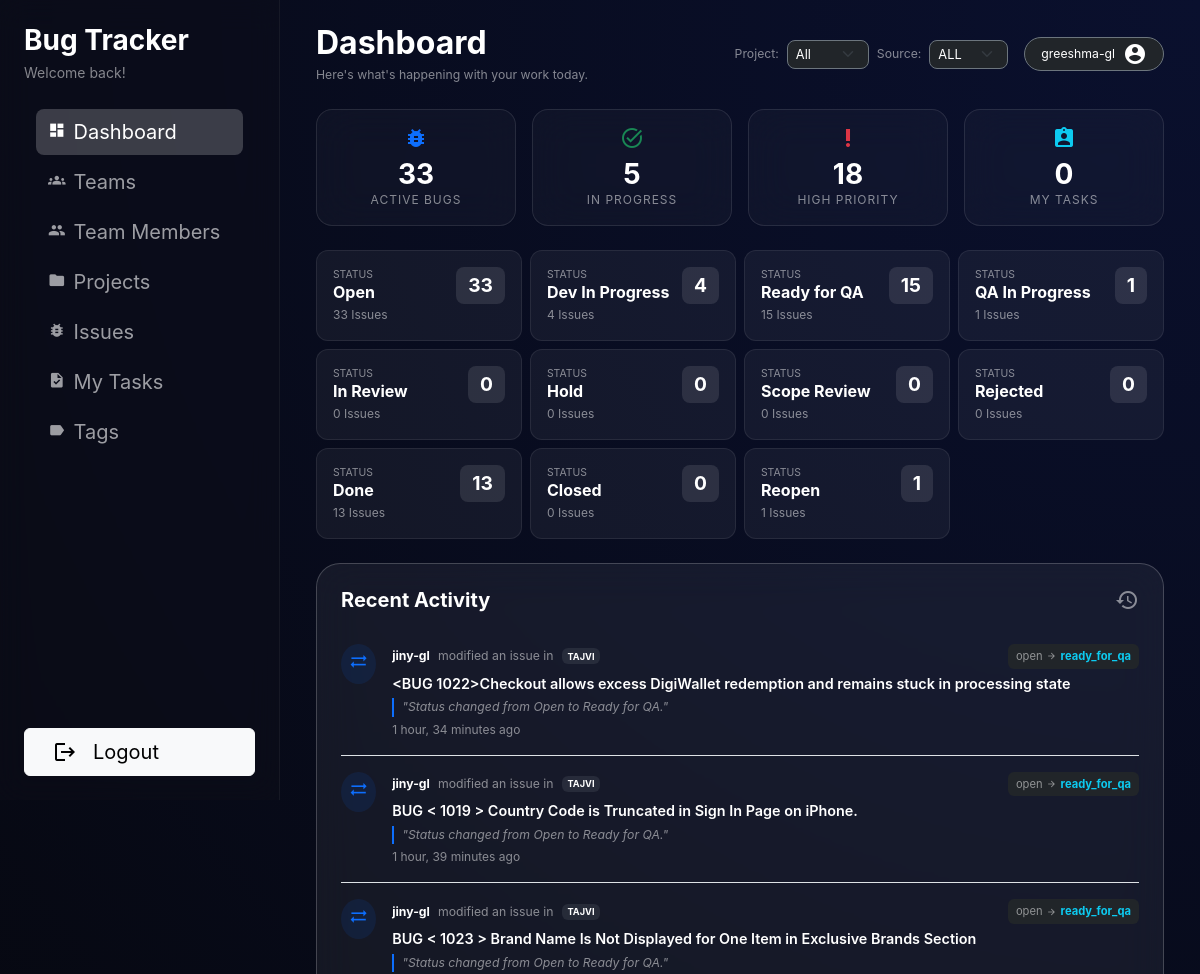
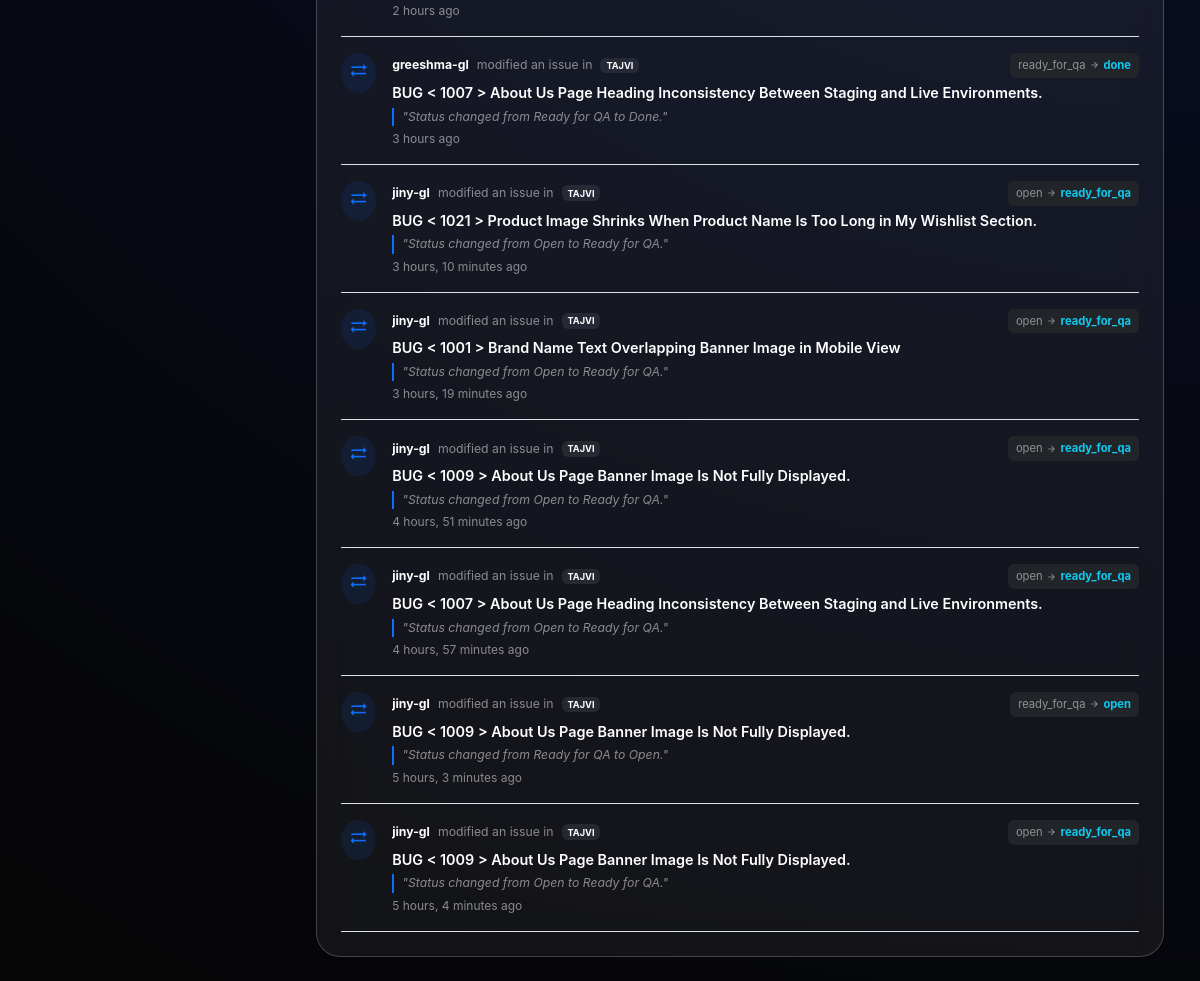
The page /dashboard/ (signed in) on the database its author committed (2 pictures, top to bottom).
### users/models.py (models this page shows)
class User(AbstractUser):
    pass

### issues/models.py (models this page shows, shortened)
class IssueRemarkLog(models.Model):
    issue = models.ForeignKey(
        Issue,
        on_delete=models.CASCADE,
        related_name='remark_logs',
    )
    author = models.ForeignKey(
        settings.AUTH_USER_MODEL,
        on_delete=models.SET_NULL,
        null=True,
        blank=True,
        related_name='issue_remark_logs',
    )
    from_status = models.CharField(
        max_length=20,
        blank=True,
    )
    to_status = models.CharField(
        max_length=20,
        blank=True,
    )
    remark = models.TextField(blank=True)
    qa_note = models.TextField(blank=True)
    created_at = models.DateTimeField(auto_now_add=True)
    class Meta:
        ordering = ['-created_at']

class Issue(models.Model):
    project = models.ForeignKey(
        Project,
        on_delete=models.CASCADE,
        related_name='issues',
    )
    title = models.CharField(max_length=255)
    description = models.TextField(blank=True)
    issue_type = models.CharField(
        max_length=20,
        choices=IssueTypeChoices.choices,
        default=IssueTypeChoices.TASK,
    )
    drive_url = models.CharField(max_length=500,
        null=True,
        blank=True
        )
    reporter = models.ForeignKey(
        settings.AUTH_USER_MODEL,
        on_delete=models.SET_NULL,
        null=True,
        blank=True,
        related_name='reported_issues',
    )
    assignee = models.ForeignKey(
        settings.AUTH_USER_MODEL,
        on_delete=models.SET_NULL,
        null=True,
        blank=True,
        related_name='assigned_issues',
    )
    priority = models.CharField(
        max_length=20,
        choices=IssuePriorityChoices.choices,
        default=IssuePriorityChoices.MEDIUM,
    )
    environment = models.CharField(
        max_length=20,
        choices=IssueEnvironmentChoices.choices,
        default=IssueEnvironmentChoices.STAGING,
    )
    status = models.CharField(
        max_length=20,
        choices=IssueStatusChoices.choices,
        default=IssueStatusChoices.OPEN,
    )
    time_estimate_hours = models.DecimalField(
        max_digits=6,
        decimal_places=2,
        null=True,
        blank=True,
        help_text='Estimated effort in hours',
    )
    related_issue = models.ForeignKey(
        'self',
        on_delete=models.SET_NULL,
        null=True,
        blank=True,
        related_name='related_issues',
        help_text='Optional related or parent issue',
        limit_choices_to={'issue_type': IssueTypeChoices.TASK},  # optional extra safety
    )
    tags = models.ManyToManyField(
        'Tag',
        related_name='issues',
        blank=True,
        help_text='Tags used to classify this issue',
    )
    remarks = models.TextField(blank=True)
    qa_note = models.TextField(blank=True)
    image_1 = CloudinaryField('image', null=True, blank=True)
    image_2 = CloudinaryField('image', null=True, blank=True)
    image_3 = CloudinaryField('image', null=True, blank=True)
    image_4 = CloudinaryField('image', null=True, blank=True)
    created_by = models.ForeignKey(
        settings.AUTH_USER_MODEL,
        on_delete=models.SET_NULL,
        null=True,
        blank=True,
        related_name='created_issues',
    )
    created_at = models.DateTimeField(auto_now_add=True)
    updated_at = models.DateTimeField(auto_now=True)
    class Meta:
        ordering = ['-created_at']

class Project(models.Model):
    name = models.CharField(max_length=255)
    code = models.CharField(max_length=50, unique=True)
    description = models.TextField(blank=True)
    owner = models.ForeignKey(
        settings.AUTH_USER_MODEL,
        on_delete=models.SET_NULL,
        null=True,
        blank=True,
        related_name='owned_projects',
    )
    team = models.ForeignKey(
        'users.Team',  # change this string if your Team model lives elsewhere
        on_delete=models.SET_NULL,
        null=True,
        blank=True,
        related_name='projects',
    )
    is_active = models.BooleanField(default=True)
    created_by = models.ForeignKey(
        settings.AUTH_USER_MODEL,
        on_delete=models.SET_NULL,
        null=True,
        blank=True,
        related_name='created_projects',
    )
    created_at = models.DateTimeField(auto_now_add=True)
    updated_at = models.DateTimeField(auto_now=True)
    class Meta:
        ordering = ['name']

### users/views.py (the view)
# urls.py: path('dashboard/', DashboardView.as_view(), name='dashboard'),
class DashboardView(LoginRequiredMixin, TemplateView):
    template_name = 'users/dashboard.html'
    def get_context_data(self, **kwargs):
        context = super().get_context_data(**kwargs)
        project_id = self.request.GET.get('project')
        source = self.request.GET.get('source', 'ALL')
        context['projects'] = Project.objects.all()
        context['selected_project_id'] = project_id
        context['selected_source'] = source
        if project_id:
            issues_qs = Issue.objects.filter(project_id=project_id)
            recent_activities_qs = IssueRemarkLog.objects.select_related('issue', 'author').filter(
                issue__project_id=project_id,
            )
        else:
            issues_qs = Issue.objects.all()
            recent_activities_qs = IssueRemarkLog.objects.select_related('issue', 'author').all()
        if source == 'MINE':
            issues_qs = issues_qs.filter(assignee=self.request.user)
            recent_activities_qs = recent_activities_qs.filter(issue__assignee=self.request.user)
        context['active_bugs'] = issues_qs.filter(
            status=IssueStatusChoices.OPEN,
        ).count()
        context['active_tasks'] = issues_qs.filter(
            models.Q(status=IssueStatusChoices.DEV_IN_PROGRESS) |
            models.Q(status=IssueStatusChoices.QA_IN_PROGRESS),
            assignee__isnull=False,
        ).count()
        context['high_priority_bugs'] = issues_qs.filter(
            status=IssueStatusChoices.OPEN,
            priority=IssuePriorityChoices.HIGH,
        ).count()
        context['my_open_issues'] = issues_qs.filter(
            status=IssueStatusChoices.OPEN,
            assignee=self.request.user,
        ).count()
        context['recent_activities'] = recent_activities_qs.order_by('-created_at')[:10]
        raw_status_stats = (
            issues_qs
            .values('status')
            .order_by('status')
            .annotate(count=Count('id'))
        )
        status_count_map = {item['status']: item['count'] for item in raw_status_stats}
        context['issue_status_stats'] = [
            {
                'value': choice.value,
                'label': choice.label,
                'count': status_count_map.get(choice.value, 0),
            }
            for choice in IssueStatusChoices
        ]
        context['IssueStatusChoices'] = IssueStatusChoices
        context['IssuePriorityChoices'] = IssuePriorityChoices
        context['IssueTypeChoices'] = IssueTypeChoices
        return context

### templates/users/dashboard.html (shortened to what this page needs)
{% extends "users/index.html" %}
{% block nav_dashboard_active %}active{% endblock %}
{% block dashboard_content %}
    <div class="row mb-4 align-items-center">
        <div class="col">
            <h2 class="text-white fw-bold mb-1">Dashboard</h2>
            <p class="text-white-50 small mb-0">Here's what's happening with your work today.</p>
        </div>
        <div class="col-auto d-flex align-items-center gap-2">
            <form method="get" class="d-flex align-items-center gap-2">
                <div class="d-flex align-items-center">
                    <label class="text-white-50 me-2 small mb-0">Project:</label>
                    <select name="project" class="form-select form-select-sm bg-dark text-white border-secondary" onchange="this.form.submit()">
                        <option value="">All</option>
                    </select>
                </div>
                <div class="d-flex align-items-center">
                    <label class="text-white-50 me-2 small mb-0">Source:</label>
                    <select name="source" class="form-select form-select-sm bg-dark text-white border-secondary" onchange="this.form.submit()">
                        <option value="ALL" {% if selected_source == 'ALL' %}selected{% endif %}>ALL</option>
                    </select>
                </div>
            </form>
            <div class="ms-2 d-none d-sm-inline-flex align-items-center bg-dark px-3 py-1 rounded-pill border border-secondary text-white small">
                <span class="me-2">{{ request.user.username }}</span>
                <span class="material-icons style-sm">account_circle</span>
            </div>
        </div>
    </div>
    <div class="row g-3 mb-4">
        <div class="col-6 col-lg-3">
            <a href="{% url 'issues:issue_list' %}?source={{ selected_source }}&project={{ selected_project_id|default:'' }}&status={{ IssueStatusChoices.OPEN.value }}" class="text-decoration-none">
                <div class="metric-card glass-card p-3 h-100 text-center text-white">
                    <span class="material-icons text-primary mb-2">bug_report</span>
                    <h3 class="fw-bold mb-0">{{ active_bugs }}</h3>
                    <p class="small mb-0 opacity-50 text-uppercase" style="letter-spacing: 1px;">Active Bugs</p>
                </div>
            </a>
        </div>
        <div class="col-6 col-lg-3">
            <a href="{% url 'issues:issue_list' %}?source={{ selected_source }}&project={{ selected_project_id|default:'' }}&status={{ IssueStatusChoices.IN_PROGRESS.value }}&issue_type={{ IssueTypeChoices.TASK.value }}" class="text-decoration-none">
                <div class="metric-card glass-card p-3 h-100 text-center text-white">
                    <span class="material-icons text-success mb-2">task_alt</span>
                    <h3 class="fw-bold mb-0">{{ active_tasks }}</h3>
                    <p class="small mb-0 opacity-50 text-uppercase" style="letter-spacing: 1px;">In Progress</p>
                </div>
            </a>
        </div>
        <div class="col-6 col-lg-3">
            <a href="{% url 'issues:issue_list' %}?source={{ selected_source }}&project={{ selected_project_id|default:'' }}&priority={{ IssuePriorityChoices.HIGH.value }}" class="text-decoration-none">
                <div class="metric-card glass-card p-3 h-100 text-center text-white">
                    <span class="material-icons text-danger mb-2">priority_high</span>
                    <h3 class="fw-bold mb-0">{{ high_priority_bugs }}</h3>
                    <p class="small mb-0 opacity-50 text-uppercase" style="letter-spacing: 1px;">High Priority</p>
                </div>
            </a>
        </div>
        <div class="col-6 col-lg-3">
            <a href="{% url 'issues:issue_list' %}?source={{ selected_source }}&project={{ selected_project_id|default:'' }}&assignee=me" class="text-decoration-none">
                <div class="metric-card glass-card p-3 h-100 text-center text-white">
                    <span class="material-icons text-info mb-2">assignment_ind</span>
                    <h3 class="fw-bold mb-0">{{ my_open_issues }}</h3>
                    <p class="small mb-0 opacity-50 text-uppercase" style="letter-spacing: 1px;">My Tasks</p>
                </div>
            </a>
        </div>
    </div>
    <div class="row g-2 mb-4">
        {% for row in issue_status_stats %}
            <div class="col-12 col-sm-6 col-md-4 col-lg-3">
                <a href="{% url 'issues:issue_list' %}?status={{ row.value }}&source={{ selected_source }}&project={{ selected_project_id|default:'' }}" class="text-decoration-none">
                    <div class="status-card p-3 h-100 text-white">
                        <div class="d-flex justify-content-between align-items-start">
                            <div>
                                <div class="text-white-50 small text-uppercase" style="font-size: 0.65rem;">Status</div>
                                <h6 class="fw-bold mb-1">{{ row.label }}</h6>
                                <div class="text-white-50" style="font-size: 0.75rem;">{{ row.count }} Issues</div>
                            </div>
                            <div class="status-badge-count">{{ row.count }}</div>
                        </div>
                    </div>
                </a>
            </div>
        {% endfor %}
    </div>
    <div class="glass-card p-4">
        <div class="d-flex justify-content-between align-items-center mb-3">
            <h5 class="text-white fw-bold mb-0">Recent Activity</h5>
            <span class="material-icons text-white-50">history</span>
        </div>
        {% if recent_activities %}
            <div class="list-group list-group-flush">
                {% for log in recent_activities %}
                    <div class="list-group-item bg-transparent border-bottom border-white-10 px-0 py-3">
                        <div class="d-flex align-items-start">
                            <div class="bg-primary rounded-circle p-2 me-3" style="--bs-bg-opacity: .1;">
                                <span class="material-icons text-primary" style="font-size: 1.2rem;">
                                </span>
                            </div>
                            <div class="flex-grow-1">
                                <div class="text-white-50 small mb-1 d-flex align-items-center flex-wrap gap-2">
                                    <span class="text-white fw-bold">{{ log.author.username }}</span>
                                    <span>modified an issue in</span>
                                    <span class="badge bg-secondary" style="--bs-bg-opacity: .2;">{{ log.issue.project.name }}</span>
                                    {% if log.from_status or log.to_status %}
                                        <div class="d-flex align-items-center ms-auto bg-dark px-2 py-1 rounded" style="font-size: 0.7rem;">
                                            <span class="text-white-50">{{ log.from_status|default:"New" }}</span>
                                            <span class="material-icons mx-1" style="font-size: 10px;">arrow_forward</span>
                                            <span class="text-info fw-bold">{{ log.to_status }}</span>
                                        </div>
                                    {% endif %}
                                </div>
                                <a href="{% url 'issues:issue_detail' log.issue.id %}?source={{ selected_source }}&project={{ selected_project_id|default:'' }}"
                                   class="text-white text-decoration-none activity-link fw-semibold d-block">
                                    {{ log.issue.title }}
                                </a>
                                {% if log.remark %}
                                    <div class="text-white-50 small fst-italic mt-1 border-start border-primary border-2 ps-2" style="--bs-text-opacity: .7;">
                                        "{{ log.remark|truncatechars:80 }}"
                                    </div>
                                {% endif %}
                                <div class="text-white-50 mt-1" style="font-size: 0.75rem;">
                                    {{ log.created_at|timesince }} ago
                                </div>
                            </div>
                        </div>
                    </div>
                {% endfor %}
            </div>
        {% else %}
            <div class="text-center py-4">
                <p class="text-white-50 mb-0 small">No activity recorded for this filter.</p>
            </div>
        {% endif %}
    </div>
{% endblock %}

### rows shown on the page
User: user.username "greeshma-gl"
IssueRemarkLog: author.username "jiny-gl", issue.project.name "TAJVI", from_status "open", to_status "ready_for_qa", issue "<BUG 1022>Checkout allows excess DigiWallet redemption and remains stuck in processing state", remark "Status changed from Open to Ready for QA.", created_at "1 hour, 34 minutes"
IssueRemarkLog: author.username "jiny-gl", issue.project.name "TAJVI", from_status "open", to_status "ready_for_qa", issue "BUG < 1019 > Country Code is Truncated in Sign In Page on iPhone.", remark "Status changed from Open to Ready for QA.", created_at "1 hour, 39 minutes"
IssueRemarkLog: author.username "jiny-gl", issue.project.name "TAJVI", from_status "open", to_status "ready_for_qa", issue "BUG < 1023 > Brand Name Is Not Displayed for One Item in Exclusive Brands Section", remark "Status changed from Open to Ready for QA.", created_at "2 hours"
IssueRemarkLog: author.username "greeshma-gl", issue.project.name "TAJVI", from_status "ready_for_qa", to_status "done", issue "BUG < 1007 > About Us Page Heading Inconsistency Between Staging and Live Environments.", remark "Status changed from Ready for QA to Done.", created_at "3 hours"
IssueRemarkLog: author.username "jiny-gl", issue.project.name "TAJVI", from_status "open", to_status "ready_for_qa", issue "BUG < 1021 > Product Image Shrinks When Product Name Is Too Long in My Wishlist Section.", remark "Status changed from Open to Ready for QA.", created_at "3 hours, 10 minutes"
IssueRemarkLog: author.username "jiny-gl", issue.project.name "TAJVI", from_status "open", to_status "ready_for_qa", issue "BUG < 1001 > Brand Name Text Overlapping Banner Image in Mobile View", remark "Status changed from Open to Ready for QA.", created_at "3 hours, 19 minutes"
IssueRemarkLog: author.username "jiny-gl", issue.project.name "TAJVI", from_status "open", to_status "ready_for_qa", issue "BUG < 1009 > About Us Page Banner Image Is Not Fully Displayed.", remark "Status changed from Open to Ready for QA.", created_at "4 hours, 51 minutes"
IssueRemarkLog: author.username "jiny-gl", issue.project.name "TAJVI", from_status "open", to_status "ready_for_qa", issue "BUG < 1007 > About Us Page Heading Inconsistency Between Staging and Live Environments.", remark "Status changed from Open to Ready for QA.", created_at "4 hours, 57 minutes"
IssueRemarkLog: author.username "jiny-gl", issue.project.name "TAJVI", from_status "ready_for_qa", to_status "open", issue "BUG < 1009 > About Us Page Banner Image Is Not Fully Displayed.", remark "Status changed from Ready for QA to Open.", created_at "5 hours, 3 minutes"
IssueRemarkLog: author.username "jiny-gl", issue.project.name "TAJVI", from_status "open", to_status "ready_for_qa", issue "BUG < 1009 > About Us Page Banner Image Is Not Fully Displayed.", remark "Status changed from Open to Ready for QA.", created_at "5 hours, 4 minutes"

### other values the page prints
{{ active_bugs }} "33"
{{ active_tasks }} "5"
{{ high_priority_bugs }} "18"
{{ my_open_issues }} "0"
{{ row.label }} "Open" "Dev In Progress" "Ready for QA" "QA In Progress" "In Review" "Hold" "Scope Review" "Rejected" "Done" "Closed" "Reopen"
{{ row.count }} "33" "4" "15" "1" "0" "0" "0" "0" "13" "0" "1"
